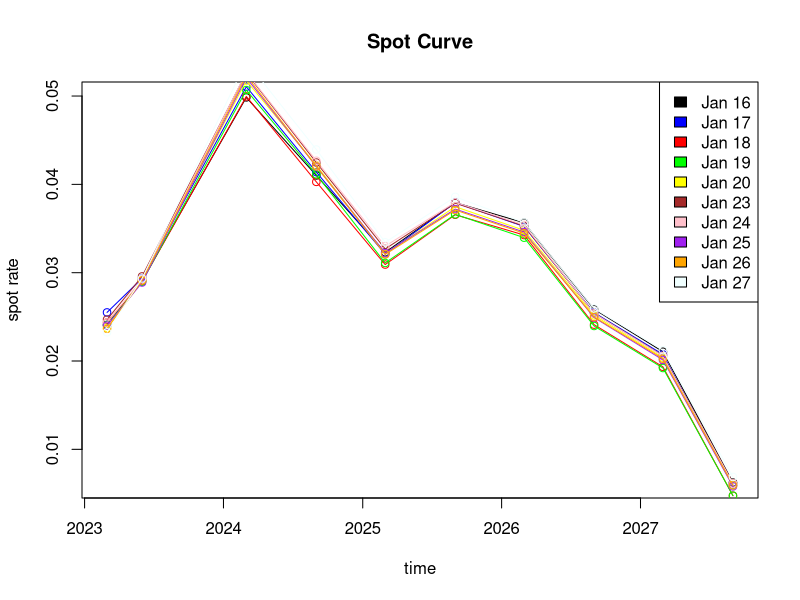
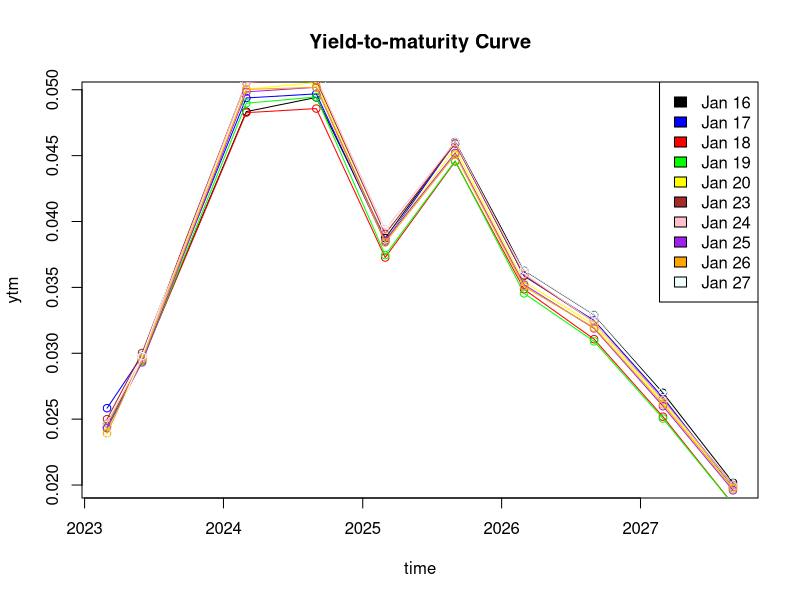

Recreate these plots in R, in order. (Note: this script raises an error after producing the figures.)
## ---- chunk 1
library(tidyverse)
library(dplyr)
## ---- chunk 2
#calculate the yield curve
#we first calculate the dirty price by adding up the accrued interest and clean price
bonds <- read.csv("bonds_new.csv")
#bond_1 <- c(99.71,99.7,99.72,99.73,99.74,99.75,99.76,99.77,99.78,99.79)
bond_1 <- bonds[bonds$ISIN == 'CA135087H490',]
bond_2 <- bonds[bonds$ISIN == 'CA135087A610',]
bond_3 <- bonds[bonds$ISIN == 'CA135087J546',]
bond_4 <- bonds[bonds$ISIN == 'CA135087J967',]
bond_5 <- bonds[bonds$ISIN == 'CA135087K528',]
bond_6 <- bonds[bonds$ISIN == 'CA135087K940',]
bond_7 <- bonds[bonds$ISIN == 'CA135087L518',]
bond_8 <- bonds[bonds$ISIN == 'CA135087L930',]
bond_9 <- bonds[bonds$ISIN == 'CA135087M847',]
bond_10 <- bonds[bonds$ISIN == 'CA135087N837',]

coupon_rate_1 <- bond_1$coupon[1]/2
coupon_rate_2 <- bond_2$coupon[1]/2
coupon_rate_3 <- bond_3$coupon[1]/2
coupon_rate_4 <- bond_4$coupon[1]/2
coupon_rate_5 <- bond_5$coupon[1]/2
coupon_rate_6 <- bond_6$coupon[1]/2
coupon_rate_7 <- bond_7$coupon[1]/2
coupon_rate_8 <- bond_8$coupon[1]/2
coupon_rate_9 <- bond_9$coupon[1]/2
coupon_rate_10 <- bond_10$coupon[1]/2

Notional <-100

time_to_mature_1 <- as.numeric(as.Date(bond_1$maturity_data,"%m/%d/%Y")-as.Date(bond_1$date,"%m/%d/%Y"))/365
time_to_mature_2 <- as.numeric(as.Date(bond_2$maturity_data,"%m/%d/%Y")-as.Date(bond_2$date,"%m/%d/%Y"))/365
time_to_mature_3 <- as.numeric(as.Date(bond_3$maturity_data,"%m/%d/%Y")-as.Date(bond_3$date,"%m/%d/%Y"))/365
time_to_mature_4 <- as.numeric(as.Date(bond_4$maturity_data,"%m/%d/%Y")-as.Date(bond_4$date,"%m/%d/%Y"))/365
time_to_mature_5 <- as.numeric(as.Date(bond_5$maturity_data,"%m/%d/%Y")-as.Date(bond_5$date,"%m/%d/%Y"))/365
time_to_mature_6 <- as.numeric(as.Date(bond_6$maturity_data,"%m/%d/%Y")-as.Date(bond_6$date,"%m/%d/%Y"))/365
time_to_mature_7 <- as.numeric(as.Date(bond_7$maturity_data,"%m/%d/%Y")-as.Date(bond_7$date,"%m/%d/%Y"))/365
time_to_mature_8 <- as.numeric(as.Date(bond_8$maturity_data,"%m/%d/%Y")-as.Date(bond_8$date,"%m/%d/%Y"))/365
time_to_mature_9 <- as.numeric(as.Date(bond_9$maturity_data,"%m/%d/%Y")-as.Date(bond_9$date,"%m/%d/%Y"))/365
time_to_mature_10 <- as.numeric(as.Date(bond_10$maturity_data,"%m/%d/%Y")-as.Date(bond_10$date,"%m/%d/%Y"))/365



time_last_coupon_2 <- as.numeric(as.Date(bond_2$date,"%m/%d/%Y")-as.Date("2022-12-01"))/365
time_last_coupon_3 <- as.numeric(as.Date(bond_3$date,"%m/%d/%Y")-as.Date("2022-9-01"))/365
time_last_coupon_4 <- as.numeric(as.Date(bond_4$date,"%m/%d/%Y")-as.Date("2022-9-01"))/365
time_last_coupon_5 <- as.numeric(as.Date(bond_5$date,"%m/%d/%Y")-as.Date("2022-9-01"))/365
time_last_coupon_6 <- as.numeric(as.Date(bond_6$date,"%m/%d/%Y")-as.Date("2022-9-01"))/365
time_last_coupon_7 <- as.numeric(as.Date(bond_7$date,"%m/%d/%Y")-as.Date("2022-9-01"))/365
time_last_coupon_8 <- as.numeric(as.Date(bond_8$date,"%m/%d/%Y")-as.Date("2022-9-01"))/365
time_last_coupon_9 <- as.numeric(as.Date(bond_9$date,"%m/%d/%Y")-as.Date("2022-9-01"))/365
time_last_coupon_10 <- as.numeric(as.Date(bond_10$date,"%m/%d/%Y")-as.Date("2022-9-01"))/365

#accrued interest
ac_2 <- time_last_coupon_2*coupon_rate_2
ac_3 <- time_last_coupon_3*coupon_rate_3
ac_4 <- time_last_coupon_4*coupon_rate_4
ac_5 <- time_last_coupon_5*coupon_rate_5
ac_6 <- time_last_coupon_6*coupon_rate_6
ac_7 <- time_last_coupon_7*coupon_rate_7
ac_8 <- time_last_coupon_8*coupon_rate_8
ac_9 <- time_last_coupon_9*coupon_rate_9
ac_10 <- time_last_coupon_10*coupon_rate_10

#dirty price
dirty_price_2 <- ac_2+bond_2$close_price
dirty_price_3 <- ac_3+bond_3$close_price
dirty_price_4 <- ac_4+bond_4$close_price
dirty_price_5 <- ac_5+bond_5$close_price
dirty_price_6 <- ac_6+bond_6$close_price
dirty_price_7 <- ac_7+bond_7$close_price
dirty_price_8 <- ac_8+bond_8$close_price
dirty_price_9 <- ac_9+bond_9$close_price
dirty_price_10 <- ac_10+bond_10$close_price
## ---- chunk 3
#since the bond_1 matures within half a year, it is considered a zero coupon bond
spot_1 <- -log(bond_1$close_price/Notional)/time_to_mature_1 #ytm of the first bond

#bond_2 matures within half a year, it is considered a zero coupon bond
spot_2 <- -log(bond_2$close_price/Notional)/time_to_mature_2 #ytm of the first bond

#bond_3 matures between six months and one year
time_next_coupon <- as.numeric(as.Date("2023-3-01")-as.Date(bond_3$date,"%m/%d/%Y"))/365
p3_1 <- coupon_rate_3*Notional
p3_2 <- p3_1+Notional
r3_1 <- -log((p3_1)/Notional)/time_next_coupon
spot_3 <- -log((dirty_price_3-p3_1*exp(-r3_1*time_next_coupon))/p3_2)/(time_next_coupon+1/2)

#bond_4 has two coupon payments before mature
p4_c <- coupon_rate_4*Notional
p4_end <- p4_c+Notional
r4_1 <- -log((p4_c)/Notional)/time_next_coupon
seg4_1 <- p4_c*exp(-r4_1*time_next_coupon)

r4_2 <- -log((p4_c)/Notional)/(time_next_coupon+1/2)
seg4_2 <- p4_c*exp(-r4_2*(time_next_coupon+1/2))

spot_4 <- -log((dirty_price_4-seg4_1-seg4_2)/p4_end)/(time_next_coupon+1)

#bond_5 has 3 coupon payments before mature
p5_c <- coupon_rate_5*Notional
p5_end <- p5_c+Notional

r5_1 <- -log((p5_c)/Notional)/time_next_coupon
seg5_1 <- p5_c*exp(-r5_1*time_next_coupon)

r5_2 <- -log((p5_c)/Notional)/(time_next_coupon+1/2)
seg5_2 <- p5_c*exp(-r5_2*(time_next_coupon+1/2))

r5_3 <- -log((p5_c)/Notional)/(time_next_coupon+1)
seg5_3 <- p5_c*exp(-r5_3*(time_next_coupon+1))

spot_5 <- -log((dirty_price_5-seg5_1-seg5_2-seg5_3)/p5_end)/(time_next_coupon+3/2)

#bond_6 has 4 coupon payments before maturity
p6_c <- coupon_rate_6*Notional
p6_end <- p6_c+Notional

r6_1 <- -log((p6_c)/Notional)/time_next_coupon
seg6_1 <- p6_c*exp(-r6_1*time_next_coupon)

r6_2 <- -log((p6_c)/Notional)/(time_next_coupon+1/2)
seg6_2 <- p6_c*exp(-r6_2*(time_next_coupon+1/2))

r6_3 <- -log((p6_c)/Notional)/(time_next_coupon+1)
seg6_3 <- p6_c*exp(-r6_3*(time_next_coupon+1))

r6_4 <- -log((p6_c)/Notional)/(time_next_coupon+3/2)
seg6_4 <- p6_c*exp(-r6_4*(time_next_coupon+3/2))

spot_6 <- -log((dirty_price_6-seg6_1-seg6_2-seg6_3-seg6_4)/p6_end)/(time_next_coupon+2)

#bond_7 has 5 coupon payments before maturity
p7_c <- coupon_rate_7*Notional
p7_end <- p7_c+Notional

r7_1 <- -log((p7_c)/Notional)/time_next_coupon
seg7_1 <- p7_c*exp(-r7_1*time_next_coupon)

r7_2 <- -log((p7_c)/Notional)/(time_next_coupon+1/2)
seg7_2 <- p7_c*exp(-r7_2*(time_next_coupon+1/2))

r7_3 <- -log((p7_c)/Notional)/(time_next_coupon+1)
seg7_3 <- p7_c*exp(-r7_3*(time_next_coupon+1))

r7_4 <- -log((p7_c)/Notional)/(time_next_coupon+3/2)
seg7_4 <- p7_c*exp(-r7_4*(time_next_coupon+3/2))

r7_5 <- -log((p7_c)/Notional)/(time_next_coupon+2)
seg7_5 <- p7_c*exp(-r7_5*(time_next_coupon+2))

spot_7 <- -log((dirty_price_7-seg7_1-seg7_2-seg7_3-seg7_4-seg7_5)/p7_end)/(time_next_coupon+5/2)

#bond_8 has 6 coupon payments before maturity
p8_c <- coupon_rate_8*Notional
p8_end <- p8_c+Notional

r8_1 <- -log((p8_c)/Notional)/time_next_coupon
seg8_1 <- p8_c*exp(-r8_1*time_next_coupon)

r8_2 <- -log((p8_c)/Notional)/(time_next_coupon+1/2)
seg8_2 <- p8_c*exp(-r8_2*(time_next_coupon+1/2))

r8_3 <- -log((p8_c)/Notional)/(time_next_coupon+1)
seg8_3 <- p8_c*exp(-r8_3*(time_next_coupon+1))

r8_4 <- -log((p8_c)/Notional)/(time_next_coupon+3/2)
seg8_4 <- p8_c*exp(-r8_4*(time_next_coupon+3/2))

r8_5 <- -log((p8_c)/Notional)/(time_next_coupon+2)
seg8_5 <- p8_c*exp(-r8_5*(time_next_coupon+2))

r8_6 <- -log((p8_c)/Notional)/(time_next_coupon+5/2)
seg8_6 <- p8_c*exp(-r8_6*(time_next_coupon+5/2))

spot_8 <- -log((dirty_price_8-seg8_1-seg8_2-seg8_3-seg8_4-seg8_5-seg8_6)/p8_end)/(time_next_coupon+3)

#bond_9 has 7 coupon payments before maturity
p9_c <- coupon_rate_9*Notional
p9_end <- p9_c+Notional

r9_1 <- -log((p9_c)/Notional)/time_next_coupon
seg9_1 <- p9_c*exp(-r9_1*time_next_coupon)

r9_2 <- -log((p9_c)/Notional)/(time_next_coupon+1/2)
seg9_2 <- p9_c*exp(-r9_2*(time_next_coupon+1/2))

r9_3 <- -log((p9_c)/Notional)/(time_next_coupon+1)
seg9_3 <- p9_c*exp(-r9_3*(time_next_coupon+1))

r9_4 <- -log((p9_c)/Notional)/(time_next_coupon+3/2)
seg9_4 <- p9_c*exp(-r9_4*(time_next_coupon+3/2))

r9_5 <- -log((p9_c)/Notional)/(time_next_coupon+2)
seg9_5 <- p9_c*exp(-r9_5*(time_next_coupon+2))

r9_6 <- -log((p9_c)/Notional)/(time_next_coupon+5/2)
seg9_6 <- p9_c*exp(-r9_6*(time_next_coupon+5/2))

r9_7 <- -log((p9_c)/Notional)/(time_next_coupon+3)
seg9_7 <- p9_c*exp(-r9_7*(time_next_coupon+3))

spot_9 <- -log((dirty_price_9-seg9_1-seg9_2-seg9_3-seg9_4-seg9_5-seg9_6-seg9_7)/p9_end)/(time_next_coupon+7/2)

#bond_10 has 8 coupon payments before maturity
p10_c <- coupon_rate_10*Notional
p10_end <- p10_c+Notional

r10_1 <- -log((p10_c)/Notional)/time_next_coupon
seg10_1 <- p10_c*exp(-r10_1*time_next_coupon)

r10_2 <- -log((p10_c)/Notional)/(time_next_coupon+1/2)
seg10_2 <- p10_c*exp(-r10_2*(time_next_coupon+1/2))

r10_3 <- -log((p10_c)/Notional)/(time_next_coupon+1)
seg10_3 <- p10_c*exp(-r10_3*(time_next_coupon+1))

r10_4 <- -log((p10_c)/Notional)/(time_next_coupon+3/2)
seg10_4 <- p10_c*exp(-r10_4*(time_next_coupon+3/2))

r10_5 <- -log((p10_c)/Notional)/(time_next_coupon+2)
seg10_5 <- p10_c*exp(-r10_5*(time_next_coupon+2))

r10_6 <- -log((p10_c)/Notional)/(time_next_coupon+5/2)
seg10_6 <- p10_c*exp(-r10_6*(time_next_coupon+5/2))

r10_7 <- -log((p10_c)/Notional)/(time_next_coupon+3)
seg10_7 <- p10_c*exp(-r10_7*(time_next_coupon+3))

r10_8 <- -log((p10_c)/Notional)/(time_next_coupon+7/2)
seg10_8 <- p10_c*exp(-r10_8*(time_next_coupon+7/2))

spot_10 <- -log((dirty_price_10-seg10_1-seg10_2-seg10_3-seg10_4-seg10_5-seg10_6-seg10_7-seg10_8)/p10_end)/(time_next_coupon+4)


## ---- chunk 4
#plot the ytm w.r.t. date 
spot_Jan_16 <- c(spot_1[1],spot_2[1],spot_3[1],spot_4[1],spot_5[1],spot_6[1],spot_7[1],spot_8[1],spot_9[1],spot_10[1])
spot_Jan_17 <- c(spot_1[2],spot_2[2],spot_3[2],spot_4[2],spot_5[2],spot_6[2],spot_7[2],spot_8[2],spot_9[2],spot_10[2])
spot_Jan_18 <- c(spot_1[3],spot_2[3],spot_3[3],spot_4[3],spot_5[3],spot_6[3],spot_7[3],spot_8[3],spot_9[3],spot_10[3])
spot_Jan_19 <- c(spot_1[4],spot_2[4],spot_3[4],spot_4[4],spot_5[4],spot_6[4],spot_7[4],spot_8[4],spot_9[4],spot_10[4])
spot_Jan_20 <- c(spot_1[5],spot_2[5],spot_3[5],spot_4[5],spot_5[5],spot_6[5],spot_7[5],spot_8[5],spot_9[5],spot_10[5])
spot_Jan_23 <- c(spot_1[6],spot_2[6],spot_3[6],spot_4[6],spot_5[6],spot_6[6],spot_7[6],spot_8[6],spot_9[6],spot_10[6])
spot_Jan_24 <- c(spot_1[7],spot_2[7],spot_3[7],spot_4[7],spot_5[7],spot_6[7],spot_7[7],spot_8[7],spot_9[7],spot_10[7])
spot_Jan_25 <- c(spot_1[8],spot_2[8],spot_3[8],spot_4[8],spot_5[8],spot_6[8],spot_7[8],spot_8[8],spot_9[8],spot_10[8])
spot_Jan_26 <- c(spot_1[9],spot_2[9],spot_3[9],spot_4[9],spot_5[9],spot_6[9],spot_7[9],spot_8[9],spot_9[9],spot_10[9])
spot_Jan_27 <- c(spot_1[10],spot_2[10],spot_3[10],spot_4[10],spot_5[10],spot_6[10],spot_7[10],spot_8[10],spot_9[10],spot_10[10])

time <- c(as.Date("2023-3-1"),as.Date("2023-6-1"),as.Date("2024-3-1"),as.Date("2024-9-1"),as.Date("2025-3-1"),as.Date("2025-9-1"),as.Date("2026-3-1"),as.Date("2026-9-1"),as.Date("2027-3-1"),as.Date("2027-9-1"))

plot(x=time,y=spot_Jan_16,type = "o",col="black",main="Spot Curve",xlab = "time",ylab = "spot rate")
lines(time, spot_Jan_17, type = "o",col="blue")
lines(time, spot_Jan_18, type = "o",col="red")
lines(time, spot_Jan_19, type = "o",col="green")
lines(time, spot_Jan_20, type = "o",col="yellow")
lines(time, spot_Jan_23, type = "o",col="brown")
lines(time, spot_Jan_24, type = "o",col="pink")
lines(time, spot_Jan_25, type = "o",col="purple")
lines(time, spot_Jan_26, type = "o",col="orange")
lines(time, spot_Jan_27, type = "o",col="azure")


legend("topright",c("Jan 16","Jan 17","Jan 18","Jan 19","Jan 20","Jan 23","Jan 24","Jan 25","Jan 26","Jan 27"),fill=c("black","blue","red","green","yellow","brown","pink","purple","orange","azure"))
## ---- chunk 5
#yield to maturity rates
ytm_1 <- (Notional/bond_1$close_price)^(1/time_to_mature_1)-1
ytm_2 <- (Notional/bond_2$close_price)^(1/time_to_mature_2)-1

spot_seg3_1 <- (p3_1)/(1+spot_1)^(1/time_next_coupon)
ytm_3 <- (Notional/(dirty_price_3-spot_seg3_1))^(1/(time_next_coupon+1/2))-1

spot_seg4_1 <- (p4_c)/(1+spot_1)^(1/time_next_coupon)
spot_seg4_2 <- (p4_c)/(1+spot_3)^(1/(time_next_coupon+1/2))
ytm_4 <- (Notional/(dirty_price_4-spot_seg4_1-spot_seg4_2))^(1/(time_next_coupon+1))-1

spot_seg5_1 <- (p5_c)/(1+spot_1)^(1/time_next_coupon)
spot_seg5_2 <- (p5_c)/(1+spot_3)^(1/(time_next_coupon+1/2))
spot_seg5_3 <- (p5_c)/(1+spot_4)^(1/(time_next_coupon+1))
ytm_5 <- (Notional/(dirty_price_5-spot_seg5_1-spot_seg5_2-spot_seg5_3))^(1/(time_next_coupon+3/2))-1

spot_seg6_1 <- (p6_c)/(1+spot_1)^(1/time_next_coupon)
spot_seg6_2 <- (p6_c)/(1+spot_3)^(1/(time_next_coupon+1/2))
spot_seg6_3 <- (p6_c)/(1+spot_4)^(1/(time_next_coupon+1))
spot_seg6_4 <- (p6_c)/(1+spot_5)^(1/(time_next_coupon+3/2))
ytm_6 <- (Notional/(dirty_price_6-spot_seg6_1-spot_seg6_2-spot_seg6_3-spot_seg6_4))^(1/(time_next_coupon+2))-1

spot_seg7_1 <- (p7_c)/(1+spot_1)^(1/time_next_coupon)
spot_seg7_2 <- (p7_c)/(1+spot_3)^(1/(time_next_coupon+1/2))
spot_seg7_3 <- (p7_c)/(1+spot_4)^(1/(time_next_coupon+1))
spot_seg7_4 <- (p7_c)/(1+spot_5)^(1/(time_next_coupon+3/2))
spot_seg7_5 <- (p7_c)/(1+spot_6)^(1/(time_next_coupon+2))
ytm_7 <- (Notional/(dirty_price_7-spot_seg7_1-spot_seg7_2-spot_seg7_3-spot_seg7_4-spot_seg7_5))^(1/(time_next_coupon+5/2))-1

spot_seg8_1 <- (p8_c)/(1+spot_1)^(1/time_next_coupon)
spot_seg8_2 <- (p8_c)/(1+spot_3)^(1/(time_next_coupon+1/2))
spot_seg8_3 <- (p8_c)/(1+spot_4)^(1/(time_next_coupon+1))
spot_seg8_4 <- (p8_c)/(1+spot_5)^(1/(time_next_coupon+3/2))
spot_seg8_5 <- (p8_c)/(1+spot_6)^(1/(time_next_coupon+2))
spot_seg8_6 <- (p8_c)/(1+spot_7)^(1/(time_next_coupon+5/2))
ytm_8 <- (Notional/(dirty_price_8-spot_seg8_1-spot_seg8_2-spot_seg8_3-spot_seg8_4-spot_seg8_5))^(1/(time_next_coupon+3))-1

spot_seg9_1 <- (p9_c)/(1+spot_1)^(1/time_next_coupon)
spot_seg9_2 <- (p9_c)/(1+spot_3)^(1/(time_next_coupon+1/2))
spot_seg9_3 <- (p9_c)/(1+spot_4)^(1/(time_next_coupon+1))
spot_seg9_4 <- (p9_c)/(1+spot_5)^(1/(time_next_coupon+3/2))
spot_seg9_5 <- (p9_c)/(1+spot_6)^(1/(time_next_coupon+2))
spot_seg9_6 <- (p9_c)/(1+spot_7)^(1/(time_next_coupon+5/2))
spot_seg9_7 <- (p9_c)/(1+spot_8)^(1/(time_next_coupon+3))
ytm_9 <- (Notional/(dirty_price_9-spot_seg9_1-spot_seg9_2-spot_seg9_3-spot_seg9_4-spot_seg9_5))^(1/(time_next_coupon+7/2))-1

spot_seg10_1 <- (p10_c)/(1+spot_1)^(1/time_next_coupon)
spot_seg10_2 <- (p10_c)/(1+spot_3)^(1/(time_next_coupon+1/2))
spot_seg10_3 <- (p10_c)/(1+spot_4)^(1/(time_next_coupon+1))
spot_seg10_4 <- (p10_c)/(1+spot_5)^(1/(time_next_coupon+3/2))
spot_seg10_5 <- (p10_c)/(1+spot_6)^(1/(time_next_coupon+2))
spot_seg10_6 <- (p10_c)/(1+spot_7)^(1/(time_next_coupon+5/2))
spot_seg10_7 <- (p10_c)/(1+spot_8)^(1/(time_next_coupon+3))
spot_seg10_8 <- (p10_c)/(1+spot_9)^(1/(time_next_coupon+7/2))
ytm_10 <- (Notional/(dirty_price_10-spot_seg10_1-spot_seg10_2-spot_seg10_3-spot_seg10_4-spot_seg10_5))^(1/(time_next_coupon+4))-1
## ---- chunk 6
#plot the spot curve w.r.t date

Jan_16 <- c(ytm_1[1],ytm_2[1],ytm_3[1],ytm_4[1],ytm_5[1],ytm_6[1],ytm_7[1],ytm_8[1],ytm_9[1],ytm_10[1])
Jan_17 <- c(ytm_1[2],ytm_2[2],ytm_3[2],ytm_4[2],ytm_5[2],ytm_6[2],ytm_7[2],ytm_8[2],ytm_9[2],ytm_10[2])
Jan_18 <- c(ytm_1[3],ytm_2[3],ytm_3[3],ytm_4[3],ytm_5[3],ytm_6[3],ytm_7[3],ytm_8[3],ytm_9[3],ytm_10[3])
Jan_19 <- c(ytm_1[4],ytm_2[4],ytm_3[4],ytm_4[4],ytm_5[4],ytm_6[4],ytm_7[4],ytm_8[4],ytm_9[4],ytm_10[4])
Jan_20 <- c(ytm_1[5],ytm_2[5],ytm_3[5],ytm_4[5],ytm_5[5],ytm_6[5],ytm_7[5],ytm_8[5],ytm_9[5],ytm_10[5])
Jan_23 <- c(ytm_1[6],ytm_2[6],ytm_3[6],ytm_4[6],ytm_5[6],ytm_6[6],ytm_7[6],ytm_8[6],ytm_9[6],ytm_10[6])
Jan_24 <- c(ytm_1[7],ytm_2[7],ytm_3[7],ytm_4[7],ytm_5[7],ytm_6[7],ytm_7[7],ytm_8[7],ytm_9[7],ytm_10[7])
Jan_25 <- c(ytm_1[8],ytm_2[8],ytm_3[8],ytm_4[8],ytm_5[8],ytm_6[8],ytm_7[8],ytm_8[8],ytm_9[8],ytm_10[8])
Jan_26 <- c(ytm_1[9],ytm_2[9],ytm_3[9],ytm_4[9],ytm_5[9],ytm_6[9],ytm_7[9],ytm_8[9],ytm_9[9],ytm_10[9])
Jan_27 <- c(ytm_1[10],ytm_2[10],ytm_3[10],ytm_4[10],ytm_5[10],ytm_6[10],ytm_7[10],ytm_8[10],ytm_9[10],ytm_10[10])

plot(x=time,y=Jan_16,type = "o",col="black",main="Yield-to-maturity Curve",xlab = "time",ylab = "ytm")

lines(time, Jan_17, type = "o",col="blue")
lines(time, Jan_18, type = "o",col="red")
lines(time, Jan_19, type = "o",col="green")
lines(time, Jan_20, type = "o",col="yellow")
lines(time, Jan_23, type = "o",col="brown")
lines(time, Jan_24, type = "o",col="pink")
lines(time, Jan_25, type = "o",col="purple")
lines(time, Jan_26, type = "o",col="orange")
lines(time, Jan_27, type = "o",col="azure")
legend("topright",c("Jan 16","Jan 17","Jan 18","Jan 19","Jan 20","Jan 23","Jan 24","Jan 25","Jan 26","Jan 27"),fill=c("black","blue","red","green","yellow","brown","pink","purple","orange","azure"))
## ---- chunk 7
for_rate_1 <- (-spot_1*time_to_mature_1+spot_3*(time_to_mature_1+1))/1
for_rate_2 <- (-spot_1*time_to_mature_1+spot_4*(time_to_mature_1+3/2))/(3/2)
for_rate_3 <- (-spot_1*time_to_mature_1+spot_5*(time_to_mature_1+2))/2
for_rate_4 <- (-spot_1*time_to_mature_1+spot_6*(time_to_mature_1+5/2))/(5/2)
for_rate_5 <- (-spot_1*time_to_mature_1+spot_7*(time_to_mature_1+3))/3
for_rate_6 <- (-spot_1*time_to_mature_1+spot_8*(time_to_mature_1+7/2))/(7/2)
for_rate_7 <- (-spot_1*time_to_mature_1+spot_9*(time_to_mature_1+4))/4
for_rate_8 <- (-spot_1*time_to_mature_1+spot_10*(time_to_mature_1+9/2))/(9/2)

forr_Jan_16 <- c(for_rate_1[1],for_rate_2[1],for_rate_3[1],for_rate_4[1],for_rate_5[1],for_rate_6[1],for_rate_7[1],for_rate_8[1])
forr_Jan_17 <- c(for_rate_1[2],for_rate_2[2],for_rate_3[2],for_rate_4[2],for_rate_5[2],for_rate_6[2],for_rate_7[2],for_rate_8[2])
forr_Jan_18 <- c(for_rate_1[3],for_rate_2[3],for_rate_3[3],for_rate_4[3],for_rate_5[3],for_rate_6[3],for_rate_7[3],for_rate_8[3])
forr_Jan_19 <- c(for_rate_1[4],for_rate_2[4],for_rate_3[4],for_rate_4[4],for_rate_5[4],for_rate_6[4],for_rate_7[4],for_rate_8[4])
forr_Jan_20 <- c(for_rate_1[5],for_rate_2[5],for_rate_3[5],for_rate_4[5],for_rate_5[5],for_rate_6[5],for_rate_7[5],for_rate_8[5])
forr_Jan_23 <- c(for_rate_1[6],for_rate_2[6],for_rate_3[6],for_rate_4[6],for_rate_5[6],for_rate_6[6],for_rate_7[6],for_rate_8[6])
forr_Jan_24 <- c(for_rate_1[7],for_rate_2[7],for_rate_3[7],for_rate_4[7],for_rate_5[7],for_rate_6[7],for_rate_7[7],for_rate_8[7])
forr_Jan_25 <- c(for_rate_1[8],for_rate_2[8],for_rate_3[8],for_rate_4[8],for_rate_5[8],for_rate_6[8],for_rate_7[8],for_rate_8[8])
forr_Jan_26 <- c(for_rate_1[9],for_rate_2[9],for_rate_3[9],for_rate_4[9],for_rate_5[9],for_rate_6[9],for_rate_7[9],for_rate_8[9])
forr_Jan_27 <- c(for_rate_1[10],for_rate_2[10],for_rate_3[10],for_rate_4[10],for_rate_5[10],for_rate_6[10],for_rate_7[10],for_rate_8[10])

plot(x=forward_time,y=forr_Jan_16,type = "o",col="black",main="Forward Curve",xlab = "time difference",ylab = "forward rate")
lines(forward_time, forr_Jan_17, type = "o",col="blue")
lines(forward_time, forr_Jan_18, type = "o",col="red")
lines(forward_time, forr_Jan_19, type = "o",col="green")
lines(forward_time, forr_Jan_20, type = "o",col="yellow")
lines(forward_time, forr_Jan_23, type = "o",col="brown")
lines(forward_time, forr_Jan_24, type = "o",col="pink")
lines(forward_time, forr_Jan_25, type = "o",col="purple")
lines(forward_time, forr_Jan_26, type = "o",col="orange")
lines(forward_time, forr_Jan_27, type = "o",col="azure")

legend("topright",c("Jan 16","Jan 17","Jan 18","Jan 19","Jan 20","Jan 23","Jan 24","Jan 25","Jan 26","Jan 27"),fill=c("black","blue","red","green","yellow","brown","pink","purple","orange","azure"))

## ---- chunk 8
X_1 <-log(ytm_1[-c(1)]/ytm_1[-c(10)])
X_2 <-log(ytm_2[-c(1)]/ytm_1[-c(10)])
X_3 <-log(ytm_3[-c(1)]/ytm_1[-c(10)])
X_4 <-log(ytm_4[-c(1)]/ytm_1[-c(10)])
X_5 <-log(ytm_5[-c(1)]/ytm_1[-c(10)])
X <- cbind(X_1,X_2,X_3,X_4,X_5)
Cov_X <- cov(X)
Cov_X

Y_1 <- -log(for_rate_1[-c(1)]/for_rate_1[-c(10)])
Y_2 <- -log(for_rate_2[-c(1)]/for_rate_2[-c(10)])
Y_3 <- -log(for_rate_3[-c(1)]/for_rate_3[-c(10)])
Y_4 <- -log(for_rate_4[-c(1)]/for_rate_4[-c(10)])
Y_5 <- -log(for_rate_5[-c(1)]/for_rate_5[-c(10)])
Y <- cbind(Y_1,Y_2,Y_3,Y_4,Y_5)
Cov_Y <- cov(Y)
Cov_Y
## ---- chunk 9
ev_X <- eigen(Cov_X)
ev_X$values
ev_X$vectors
ev_Y <- eigen(Cov_Y)
ev_Y$values
ev_Y$vectors
